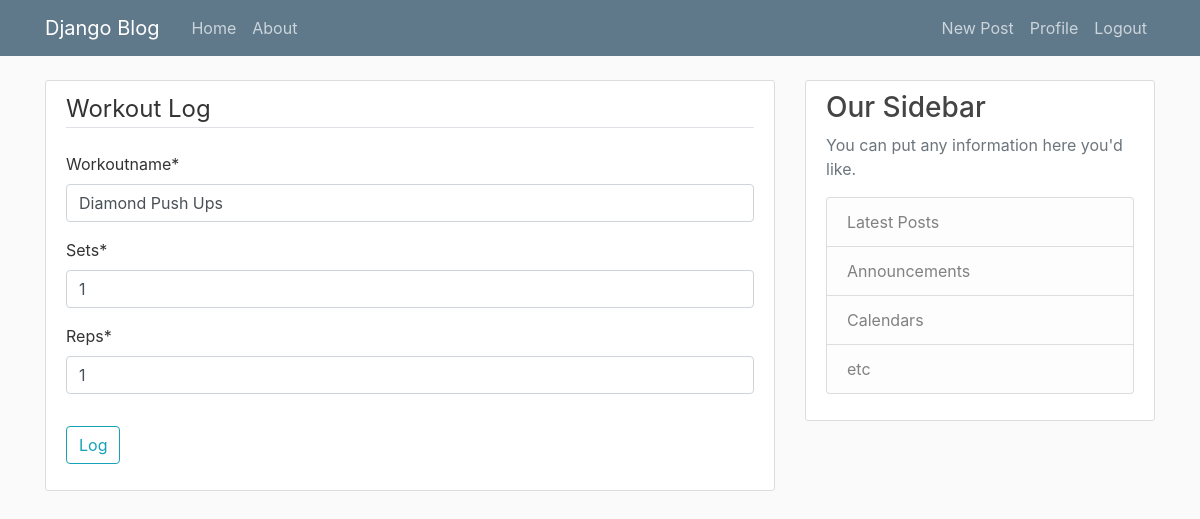
Screenshot of /post/12/update (signed in) with the database file from the repository.
### workoutlog/models.py (models this page shows, shortened)
class Workout(models.Model):
    workoutname = models.CharField(max_length=100)
    sets = models.IntegerField()
    reps = models.IntegerField()
    date_posted = models.DateTimeField(default=timezone.now)
    author = models.ForeignKey(User,on_delete=models.CASCADE)

### workoutlog/views.py (the view, shortened to what this page needs)
# urls.py: path('post/<int:pk>/update', WorkoutUpdateView.as_view(), name ='workoutlog-update'),
class WorkoutUpdateView(LoginRequiredMixin,UserPassesTestMixin,UpdateView):
    model = Workout
    fields = ['workoutname','sets','reps']
    def test_func(self):## prevents other users from updating other user's post
        Workout = self.get_object()
        if self.request.user == Workout.author:
            return True
        return False

### workoutlog/templates/workoutlog/workout_form.html (shortened to what this page needs)
{% extends "workoutlog/base.html" %}
{% load crispy_forms_tags %}
{% block content %}
    <div class="content-section">
        <form method="POST">
            <fieldset class="form-group">
                <legend class="border-bottom mb-4"> Workout Log</legend>
                {{ form|crispy }}
            </fieldset>
            <div class="form-group">
                <button class = "btn btn-outline-info" type="submit"> Log </button>
            </div>
        </form>
    </div>
{% endblock content %}

### workoutlog/static/workoutlog/main.css (style rules this page uses)
body { background: #fafafa; color: #333333; margin-top: 5rem; }
.content-section { background: #ffffff; padding: 10px 20px; border: 1px solid #dddddd; border-radius: 3px; margin-bottom: 20px; }

### rows the page displays
Workout: workoutname "Diamond Push Ups", sets "1", reps "1"
